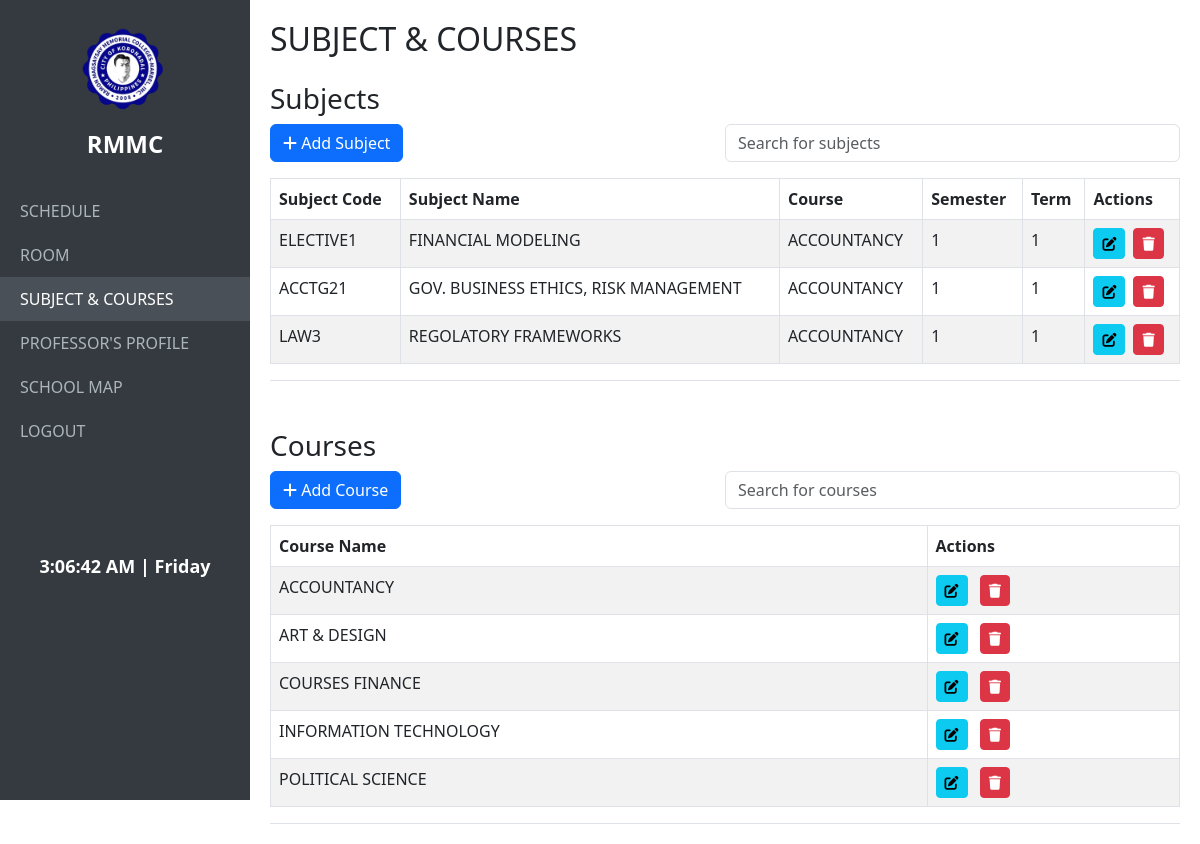
/subjects.php (signed in), run on the app's committed database.
### tables this page shows
CREATE TABLE `subjects` (
  `subject_code` varchar(10) NOT NULL,
  `subject_name` varchar(100) NOT NULL,
  `semester_id` int(11) DEFAULT NULL,
  `courseID` int(11) DEFAULT NULL
);

CREATE TABLE `course` (
  `courseID` int(11) NOT NULL,
  `course_name` varchar(255) NOT NULL
);

CREATE TABLE `schedule_sem` (
  `semester_id` int(11) NOT NULL,
  `semester` int(11) DEFAULT NULL,
  `term` int(11) DEFAULT NULL
);

### subjects.php (the view, shortened to what this page needs)
<?php
include 'connect.php';
$sql = "SELECT s.*, sem.semester, sem.term, c.course_name FROM subjects s
        LEFT JOIN schedule_sem sem ON s.semester_id = sem.semester_id
        LEFT JOIN course c ON s.courseID = c.courseID
        ORDER BY s.subject_name";
$result = $conn->query($sql);
$sql_courses = "SELECT courseID, course_name FROM course ORDER BY course_name";
$result_courses = $conn->query($sql_courses);
$courses = $result_courses->fetch_all(MYSQLI_ASSOC);
?>
<!DOCTYPE html>
<html lang="en">
<head>
    <link href="https://cdn.jsdelivr.net/npm/bootstrap@5.3.0-alpha1/dist/css/bootstrap.min.css" rel="stylesheet">
    <link rel="stylesheet" href="https://cdnjs.cloudflare.com/ajax/libs/font-awesome/6.0.0-beta3/css/all.min.css">
</head>
<body>
<?php include 'navbar.php'; ?>
<div class="content">
    <h2 class="mb-4">SUBJECT & COURSES</h2>
    <h3>Subjects</h3>
    <div class="d-flex justify-content-between align-items-center mb-3">
        <button id="addSubjectBtn" class="btn btn-primary">
            <i class="fas fa-plus"></i> Add Subject
        </button>
        <input id="searchInput" type="text" class="form-control w-50" placeholder="Search for subjects">
    </div>
    <div class="table-container mb-5">
        <table class="table table-striped table-bordered" id="subjectTable">
            <thead>
                <tr>
                    <th>Subject Code</th>
                    <th>Subject Name</th>
                    <th>Course</th>
                    <th>Semester</th>
                    <th>Term</th>
                    <th>Actions</th>
                </tr>
            </thead>
            <tbody>
                <?php
                if ($result->num_rows > 0) {
                    while ($row = $result->fetch_assoc()) {
                        echo "<tr>";
                        echo "<td>" . htmlspecialchars($row["subject_code"]) . "</td>";
                        echo "<td>" . htmlspecialchars($row["subject_name"]) . "</td>";
                        $course_name = htmlspecialchars($row["course_name"]) ?: "N/A";
                        echo "<td>" . $course_name . "</td>";
                        echo "<td>" . htmlspecialchars($row["semester"]) . "</td>";
                        echo "<td>" . htmlspecialchars($row["term"]) . "</td>";
                        echo "<td>";
                        echo "<button class='btn btn-sm btn-info mr-2 edit-subject'
                            data-id='" . htmlspecialchars($row["subject_code"]) . "'
                            data-name='" . htmlspecialchars($row["subject_name"]) . "'
                            data-semester-id='" . htmlspecialchars($row["semester_id"]) . "'
                            data-course-id='" . htmlspecialchars($row["courseID"]) . "'>
                            <i class='fas fa-edit'></i></button>";
                        echo "<button class='btn btn-sm btn-danger ms-2 delete-subject'
                            data-id='" . htmlspecialchars($row["subject_code"]) . "'>
                            <i class='fas fa-trash'></i></button>";
                        echo "</td>";
                        echo "</tr>";
                    }
                } else {
                    echo "<tr><td colspan='6' class='text-center'>No subjects found</td></tr>";
                }
                ?>
            </tbody>
        </table>
    </div>
    <h3>Courses</h3>
    <div class="d-flex justify-content-between align-items-center mb-3">
        <button id="addCourseBtn" class="btn btn-primary">
            <i class="fas fa-plus"></i> Add Course
        </button>
        <input id="searchCourseInput" type="text" class="form-control w-50" placeholder="Search for courses">
    </div>
    <div class="table-container">
        <table class="table table-striped table-bordered" id="courseTable">
            <thead>
                <tr>
                    <th>Course Name</th>
                    <th>Actions</th>
                </tr>
            </thead>
            <tbody>
                <?php foreach ($courses as $course): ?>
                    <tr>
                        <td><?php echo htmlspecialchars($course['course_name']); ?></td>
                        <td>
                            <button class="btn btn-sm btn-info edit-course" data-id="<?php echo htmlspecialchars($course['courseID']); ?>" data-name="<?php echo htmlspecialchars($course['course_name']); ?>">
                                <i class="fas fa-edit"></i>
                            </button>
                            <button class="btn btn-sm btn-danger ms-2 delete-course" data-id="<?php echo htmlspecialchars($course['courseID']); ?>">
                                <i class="fas fa-trash"></i>
                            </button>
                        </td>
                    </tr>
                <?php endforeach; ?>
            </tbody>
        </table>
    </div>
</div>
</body>
</html>

### navbar.php (shortened to what this page needs)
<div class="side-navbar">
    <div class="logo-container" data-bs-toggle="modal" data-bs-target="#logoChangeModal">
        <img id="schoolLogo" src="Pictures/ramon.png" alt="School Logo" class="school-logo">
        <h4 id="schoolName">RMMC</h4>
    </div>
    <ul class="nav flex-column">
        <li class="nav-item">
            <a class="nav-link" href="index.php">SCHEDULE</a>
        </li>
        <li class="nav-item">
            <a class="nav-link" href="rooms.php">ROOM</a>
        </li>
        <li class="nav-item">
            <a class="nav-link" href="subjects.php">SUBJECT & COURSES</a>
        </li>
        <li class="nav-item">
            <a class="nav-link" href="professors.php">PROFESSOR'S PROFILE</a>
        </li>
        <li class="nav-item">
            <a class="nav-link" href="school_map.php">SCHOOL MAP</a>
        </li>
        <li class="nav-item">
            <a class="nav-link logout-link" href="logout.php">LOGOUT</a>
        </li>
    </ul>
    <div id="time" class="time-display"></div>
</div>
<link href="https://cdn.jsdelivr.net/npm/bootstrap@5.3.0-alpha1/dist/css/bootstrap.min.css" rel="stylesheet">

### subjects.php (style rules this page uses)
.table-container { max-height: 400px; height: auto; overflow-y: auto; border-bottom: solid 1px; border-color: #DEE2E6; }
#courseTable { width: 100%; }

### navbar.php (style rules this page uses)
.logout-link { display: block; background-color: #343a40; color: #fff; padding: 12px 20px; border-top-right-radius: 5px; border-bottom-right-radius: 5px; transition: background-color 0.5s ease, transform 0.2s; margin-top: auto; }
.side-navbar { width: 250px; height: 100vh; background-color: #343a40; color: #fff; padding-top: 20px; position: fixed; z-index: 1000; }
.logo-container { text-align: center; margin-bottom: 30px; cursor: pointer; }
.school-logo { width: 100px; height: auto; border-radius: 50%; }
#schoolName { margin-top: 10px; font-weight: bold; }
.nav-link { color: #adb5bd; padding: 10px 20px; font-size: 16px; text-decoration: none; transition: background-color 0.3s ease, color 0.3s ease; }
.nav-link.active, .nav-link:hover { background-color: #495057; color: #fff; }
.time-display { margin-top: 100px; text-align: center; font-size: 18px; font-weight: bold; color: #fff; }
.content { margin-left: 250px; padding: 20px; transition: margin-left 0.3s; }

### data on the page
subjects: subject_code "ELECTIVE1", subject_name "FINANCIAL MODELING", courseID.course_name "ACCOUNTANCY", semester.semester "1", semester.term "1"
subjects: subject_code "ACCTG21", subject_name "GOV. BUSINESS ETHICS, RISK MANAGEMENT", courseID.course_name "ACCOUNTANCY", semester.semester "1", semester.term "1"
subjects: subject_code "LAW3", subject_name "REGOLATORY FRAMEWORKS", courseID.course_name "ACCOUNTANCY", semester.semester "1", semester.term "1"
course: course_name "ACCOUNTANCY"
course: course_name "ART & DESIGN"
course: course_name "COURSES FINANCE"
course: course_name "INFORMATION TECHNOLOGY"
course: course_name "POLITICAL SCIENCE"
